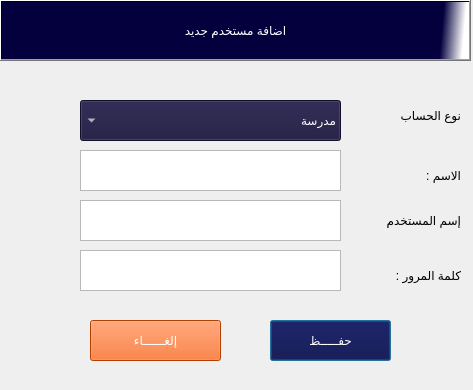
<?xml version="1.0" encoding="UTF-8"?>
<ui version="4.0">
 <class>Dialog</class>
 <widget class="QDialog" name="Dialog">
  <property name="geometry">
   <rect>
    <x>0</x>
    <y>0</y>
    <width>473</width>
    <height>390</height>
   </rect>
  </property>
  <property name="windowTitle">
   <string>Dialog</string>
  </property>
  <widget class="QPushButton" name="btnSaveUser">
   <property name="geometry">
    <rect>
     <x>270</x>
     <y>320</y>
     <width>121</width>
     <height>41</height>
    </rect>
   </property>
   <property name="styleSheet">
    <string notr="true">background-color:rgb(4, 0, 62);
color:rgb(255, 255, 255);
font: 15pt &quot;PT Bold Heading&quot;;</string>
   </property>
   <property name="text">
    <string>حفـــــظ</string>
   </property>
  </widget>
  <widget class="QTextEdit" name="txtUserName">
   <property name="geometry">
    <rect>
     <x>80</x>
     <y>200</y>
     <width>261</width>
     <height>41</height>
    </rect>
   </property>
   <property name="inputMethodHints">
    <set>Qt::ImhPreferNumbers</set>
   </property>
  </widget>
  <widget class="QPushButton" name="btnCancelAddingUser">
   <property name="geometry">
    <rect>
     <x>90</x>
     <y>320</y>
     <width>131</width>
     <height>41</height>
    </rect>
   </property>
   <property name="styleSheet">
    <string notr="true">background-color:rgb(255, 85, 0);
color:rgb(255, 255, 255);
font: 15pt &quot;PT Bold Heading&quot;;</string>
   </property>
   <property name="text">
    <string>إلغــــــاء</string>
   </property>
  </widget>
  <widget class="QPushButton" name="labAddUsers">
   <property name="geometry">
    <rect>
     <x>0</x>
     <y>0</y>
     <width>471</width>
     <height>61</height>
    </rect>
   </property>
   <property name="styleSheet">
    <string notr="true">background-color:rgb(223, 221, 220);
color:rgb(0, 0, 0);

font: 18pt &quot;Mohammad Annoktah&quot;;
background-color:rgb(223, 221, 220);
color:rgb(0, 0, 0);

font: 18pt &quot;Mohammad Annoktah&quot;;
background-color:qlineargradient(spread:pad, x1:0.506975, y1:0.432, x2:0.99, y2:0.437227, stop:0.900498 rgba(4, 0, 62, 255), stop:1 rgba(255, 255, 255, 255));
color:rgb(255, 255, 255);
font: 15pt &quot;PT Bold Heading&quot;;
</string>
   </property>
   <property name="text">
    <string>اضافة مستخدم جديد</string>
   </property>
  </widget>
  <widget class="QTextEdit" name="txtname">
   <property name="geometry">
    <rect>
     <x>80</x>
     <y>150</y>
     <width>261</width>
     <height>41</height>
    </rect>
   </property>
   <property name="inputMethodHints">
    <set>Qt::ImhDigitsOnly|Qt::ImhMultiLine|Qt::ImhPreferNumbers</set>
   </property>
  </widget>
  <widget class="QLabel" name="label_3">
   <property name="geometry">
    <rect>
     <x>350</x>
     <y>210</y>
     <width>111</width>
     <height>21</height>
    </rect>
   </property>
   <property name="styleSheet">
    <string notr="true">font: 10pt &quot;PT Bold Heading&quot;;</string>
   </property>
   <property name="text">
    <string>إسم المستخدم</string>
   </property>
  </widget>
  <widget class="QLabel" name="label_2">
   <property name="geometry">
    <rect>
     <x>350</x>
     <y>160</y>
     <width>111</width>
     <height>31</height>
    </rect>
   </property>
   <property name="styleSheet">
    <string notr="true">font: 10pt &quot;PT Bold Heading&quot;;</string>
   </property>
   <property name="text">
    <string>الاسم : </string>
   </property>
  </widget>
  <widget class="QTextEdit" name="txtPassword">
   <property name="geometry">
    <rect>
     <x>80</x>
     <y>250</y>
     <width>261</width>
     <height>41</height>
    </rect>
   </property>
   <property name="inputMethodHints">
    <set>Qt::ImhPreferNumbers</set>
   </property>
  </widget>
  <widget class="QLabel" name="label_4">
   <property name="geometry">
    <rect>
     <x>360</x>
     <y>260</y>
     <width>101</width>
     <height>31</height>
    </rect>
   </property>
   <property name="styleSheet">
    <string notr="true">font: 10pt &quot;PT Bold Heading&quot;;</string>
   </property>
   <property name="text">
    <string>كلمة المرور :</string>
   </property>
  </widget>
  <widget class="QComboBox" name="comboAccountType">
   <property name="geometry">
    <rect>
     <x>80</x>
     <y>100</y>
     <width>261</width>
     <height>41</height>
    </rect>
   </property>
   <property name="layoutDirection">
    <enum>Qt::RightToLeft</enum>
   </property>
   <property name="styleSheet">
    <string notr="true">background-color:rgb(25, 21, 59);
color:rgb(255, 255, 255);
font: 12pt &quot;PT Bold Heading&quot;;</string>
   </property>
   <item>
    <property name="text">
     <string>مدرسة</string>
    </property>
   </item>
   <item>
    <property name="text">
     <string>مسؤول</string>
    </property>
   </item>
  </widget>
  <widget class="QLabel" name="label_5">
   <property name="geometry">
    <rect>
     <x>380</x>
     <y>100</y>
     <width>81</width>
     <height>31</height>
    </rect>
   </property>
   <property name="styleSheet">
    <string notr="true">font: 10pt &quot;PT Bold Heading&quot;;</string>
   </property>
   <property name="text">
    <string>نوع الحساب</string>
   </property>
  </widget>
 </widget>
 <tabstops>
  <tabstop>comboAccountType</tabstop>
  <tabstop>txtname</tabstop>
  <tabstop>txtUserName</tabstop>
  <tabstop>txtPassword</tabstop>
  <tabstop>btnCancelAddingUser</tabstop>
  <tabstop>btnSaveUser</tabstop>
  <tabstop>labAddUsers</tabstop>
 </tabstops>
 <resources/>
 <connections/>
</ui>
